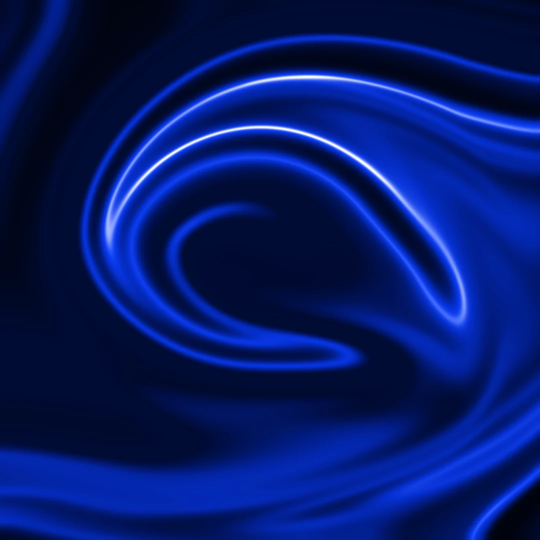
#> input picture portfolio/abstract-1.webp, 1080 x 1080 px, given in place of ARVEN.png, which was not available (shown at 1/2 size)
$ python prepare-portfolio-assets.py
#> lines starting #> are read from the running program, lines starting #| are printed output that depends on the picture
"""Create web-sized copies; leave the original design files untouched."""
from pathlib import Path
import json
from PIL import Image, ImageOps

ROOT = Path(__file__).resolve().parents[1]
SOURCE = Path(r"C:\Users\HN089WS\OneDrive\Desktop\BG")
OUTPUT = ROOT / "public" / "portfolio"
OUTPUT.mkdir(parents=True, exist_ok=True)


def export(source, name, thumbnail=False):
#> called with name = 'arven-preview', thumbnail = True
    with Image.open(source) as original:
#> original is the input picture: PIL image 1080x1080 RGB; mean R, G, B 4, 25.2, 104.6
        image = ImageOps.exif_transpose(original).convert("RGB")
        if thumbnail:
            image = image.crop((0, 0, image.width, min(image.height, int(image.width * .74))))
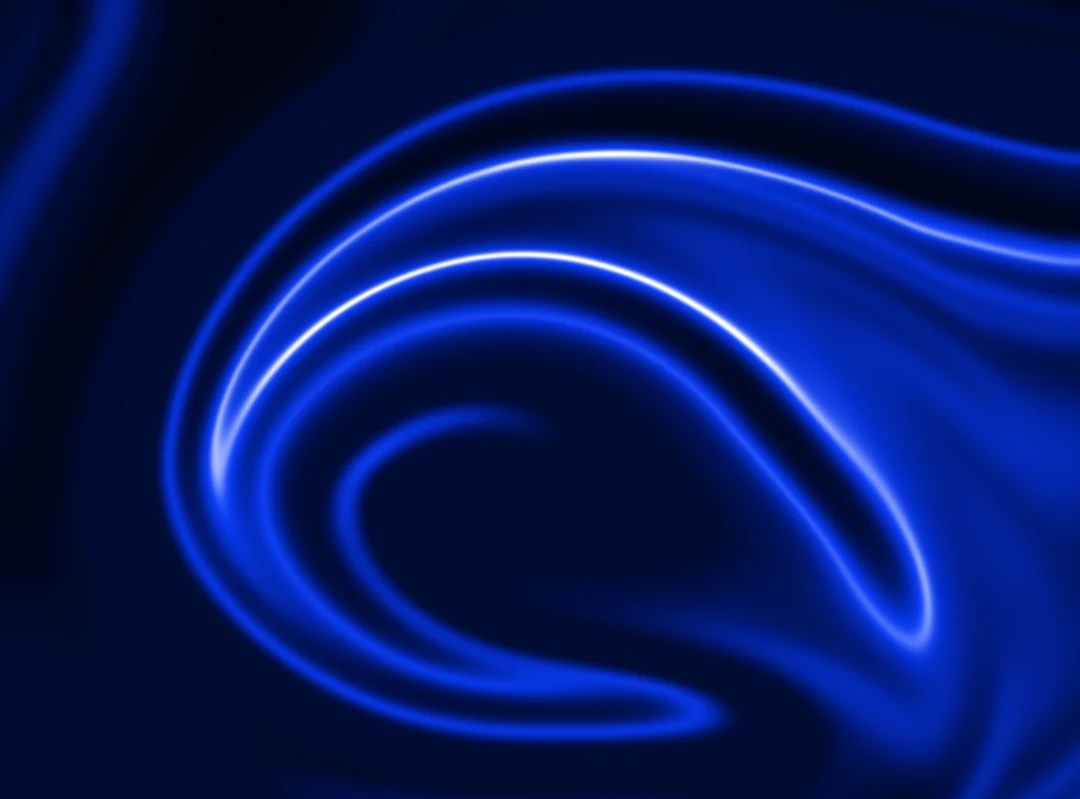
#> image: PIL image 1080x799 RGB; mean R, G, B 4.7, 24.6, 98.8
        image.thumbnail((1800, 12000))
        target = OUTPUT / f"{name}.webp"
        image.save(target, "WEBP", quality=88, method=6)
        assert target.stat().st_size > 1000, target
        return {"image": f"/portfolio/{name}.webp", "width": image.width, "height": image.height}


ui = SOURCE / "website projects"
projects = [
    dict(id="arven", title="ARVEN", tagline="A quieter way to live beautifully.", kind="Residential website", category="Product & UI/UX", tags=["Web design", "Art direction", "Responsive UI"], summary="A considered residential experience shaped by warm materials, architectural photography, and a calm path from discovery to enquiry.", folder="ARVEN", files=["ARVEN.png"]),
    dict(id="nova-deals", title="NovaDeals", tagline="Good style. Less friction.", kind="Commerce experience", category="Product & UI/UX", tags=["E-commerce", "Design system", "UI/UX"], summary="A fashion commerce concept connecting product discovery, clear product details, and a cohesive visual system across desktop and mobile.", folder="NOVA Deals", files=["Frame 473.png"]),
    dict(id="gitfit", title="GITFIT", tagline="A little stronger. Every day.", kind="Fitness product", category="Product & UI/UX", tags=["Mobile design", "Visual identity", "Interaction"], summary="A fitness experience exploring confident visual identity, workout discovery, and clear mobile interfaces for an active everyday routine.", folder="GITFIT", files=["cover page 1440x1024.png", "final.png", "final 2.png", "iPhone 17 - 5.png", "iPhone 17 - 6.png", "iPhone 17 - 7.png"]),
    dict(id="enterprise-dashboard", title="Clarity in complexity", tagline="The right information. At the right moment.", kind="Enterprise dashboards", category="Product & UI/UX", tags=["Dashboard UX", "Data visualization", "Enterprise UI"], summary="A family of executive, supplier, and engineering interfaces focused on hierarchy, legibility, and making complex information easier to navigate.", folder="Dasshborad design", files=[f"{i}.png" for i in range(1, 7)]),
]
for project in projects:
    folder, files = project.pop("folder"), project.pop("files")
    project["preview"] = export(ui / folder / files[0], project["id"] + "-preview", True)
    project["image"] = project["preview"]["image"]
    project["screens"] = [export(ui / folder / file, f"{project['id']}-{i+1}") for i, file in enumerate(files)]
#> pass 2 of the loop `for project in projects:`:
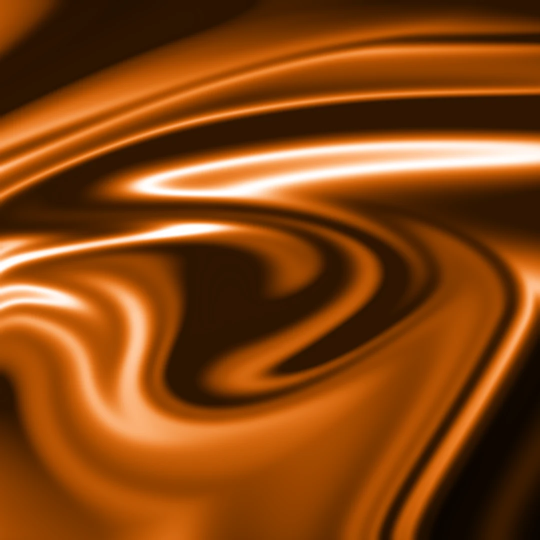
#> input picture portfolio/abstract-2.webp, 1080 x 1080 px, given in place of Frame 473.png, which was not available (shown at 1/2 size)
#> in export, original is the input picture: PIL image 1080x1080 RGB; mean R, G, B 133.8, 69.1, 16.9
#> in export (call 3), `image = image.crop((0, 0, image.width, min(image.height, int(image.wid..`:
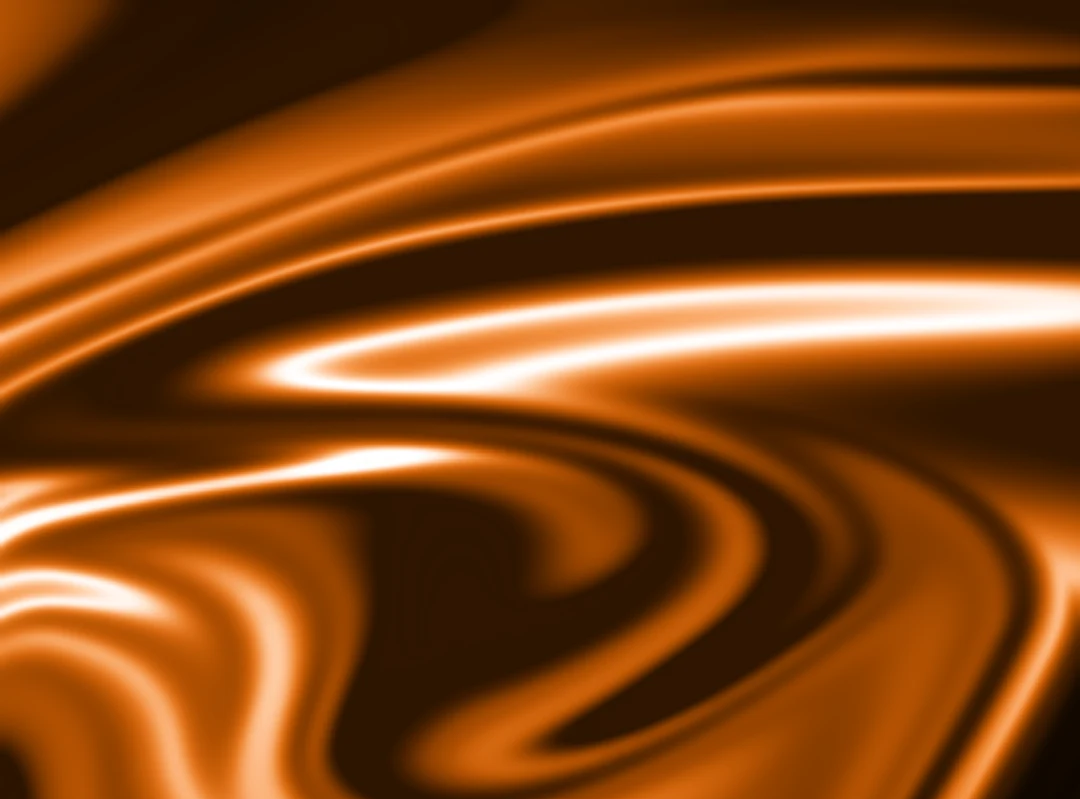
#> image: PIL image 1080x799 RGB; mean R, G, B 131.9, 70.1, 20.4
#> (the run stopped early here; a loop or call above may not have finished)
